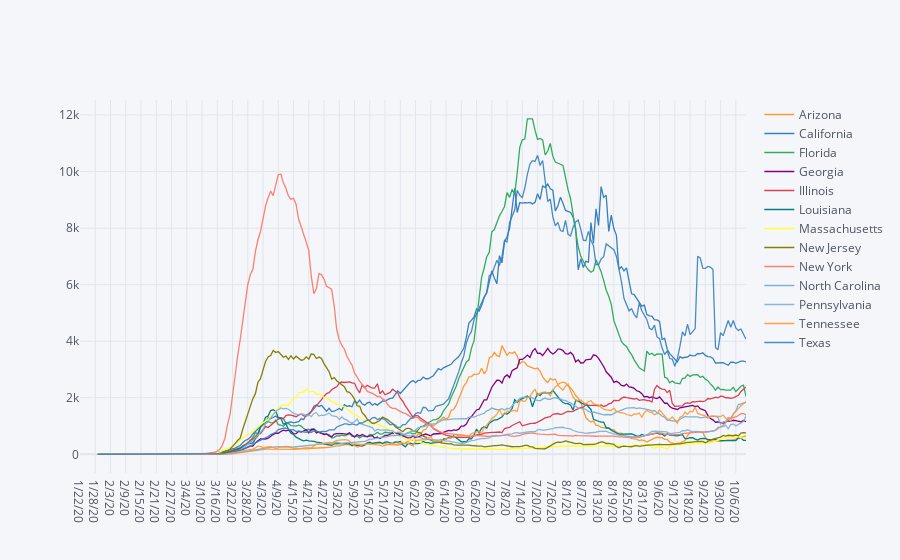

Notebook source saved alongside this figure:
### Code cell
#daily incident cases of Largest states

big_states.T.diff().rolling(7).mean().iplot()

### Figure 1 — Plotly figure (JSON) as saved in the notebook; plotly's stock layout.template omitted (floating-point values rounded to 4 significant figures; data arrays with more than 128 entries replaced by an {"elided": "..."} marker saying what was removed)
{"data": [{"line": {"color": "rgba(255, 153, 51, 1.0)", "dash": "solid", "shape": "linear", "width": 1.3}, "mode": "lines", "name": "Arizona", "text": "", "type": "scatter", "x": {"elided": "263 str values"}, "y": {"elided": "263 mixed values"}}, {"line": {"color": "rgba(55, 128, 191, 1.0)", "dash": "solid", "shape": "linear", "width": 1.3}, "mode": "lines", "name": "California", "text": "", "type": "scatter", "x": {"elided": "263 str values"}, "y": {"elided": "263 mixed values"}}, {"line": {"color": "rgba(50, 171, 96, 1.0)", "dash": "solid", "shape": "linear", "width": 1.3}, "mode": "lines", "name": "Florida", "text": "", "type": "scatter", "x": {"elided": "263 str values"}, "y": {"elided": "263 mixed values"}}, {"line": {"color": "rgba(128, 0, 128, 1.0)", "dash": "solid", "shape": "linear", "width": 1.3}, "mode": "lines", "name": "Georgia", "text": "", "type": "scatter", "x": {"elided": "263 str values"}, "y": {"elided": "263 mixed values"}}, {"line": {"color": "rgba(219, 64, 82, 1.0)", "dash": "solid", "shape": "linear", "width": 1.3}, "mode": "lines", "name": "Illinois", "text": "", "type": "scatter", "x": {"elided": "263 str values"}, "y": {"elided": "263 mixed values"}}, {"line": {"color": "rgba(0, 128, 128, 1.0)", "dash": "solid", "shape": "linear", "width": 1.3}, "mode": "lines", "name": "Louisiana", "text": "", "type": "scatter", "x": {"elided": "263 str values"}, "y": {"elided": "263 mixed values"}}, {"line": {"color": "rgba(255, 255, 51, 1.0)", "dash": "solid", "shape": "linear", "width": 1.3}, "mode": "lines", "name": "Massachusetts", "text": "", "type": "scatter", "x": {"elided": "263 str values"}, "y": {"elided": "263 mixed values"}}, {"line": {"color": "rgba(128, 128, 0, 1.0)", "dash": "solid", "shape": "linear", "width": 1.3}, "mode": "lines", "name": "New Jersey", "text": "", "type": "scatter", "x": {"elided": "263 str values"}, "y": {"elided": "263 mixed values"}}, {"line": {"color": "rgba(251, 128, 114, 1.0)", "dash": "solid", "shape": "linear", "width": 1.3}, "mode": "lines", "name": "New York", "text": "", "type": "scatter", "x": {"elided": "263 str values"}, "y": {"elided": "263 mixed values"}}, {"line": {"color": "rgba(128, 177, 211, 1.0)", "dash": "solid", "shape": "linear", "width": 1.3}, "mode": "lines", "name": "North Carolina", "text": "", "type": "scatter", "x": {"elided": "263 str values"}, "y": {"elided": "263 mixed values"}}, {"line": {"color": "rgba(128, 177, 211, 0.8999999999999999)", "dash": "solid", "shape": "linear", "width": 1.3}, "mode": "lines", "name": "Pennsylvania", "text": "", "type": "scatter", "x": {"elided": "263 str values"}, "y": {"elided": "263 mixed values"}}, {"line": {"color": "rgba(255, 153, 51, 0.8999999999999999)", "dash": "solid", "shape": "linear", "width": 1.3}, "mode": "lines", "name": "Tennessee", "text": "", "type": "scatter", "x": {"elided": "263 str values"}, "y": {"elided": "263 mixed values"}}, {"line": {"color": "rgba(55, 128, 191, 0.8999999999999999)", "dash": "solid", "shape": "linear", "width": 1.3}, "mode": "lines", "name": "Texas", "text": "", "type": "scatter", "x": {"elided": "263 str values"}, "y": {"elided": "263 mixed values"}}], "layout": {"legend": {"bgcolor": "#F5F6F9", "font": {"color": "#4D5663"}}, "paper_bgcolor": "#F5F6F9", "plot_bgcolor": "#F5F6F9", "title": {"font": {"color": "#4D5663"}}, "xaxis": {"gridcolor": "#E1E5ED", "showgrid": true, "tickfont": {"color": "#4D5663"}, "title": {"font": {"color": "#4D5663"}, "text": ""}, "zerolinecolor": "#E1E5ED"}, "yaxis": {"gridcolor": "#E1E5ED", "showgrid": true, "tickfont": {"color": "#4D5663"}, "title": {"font": {"color": "#4D5663"}, "text": ""}, "zerolinecolor": "#E1E5ED"}}}
